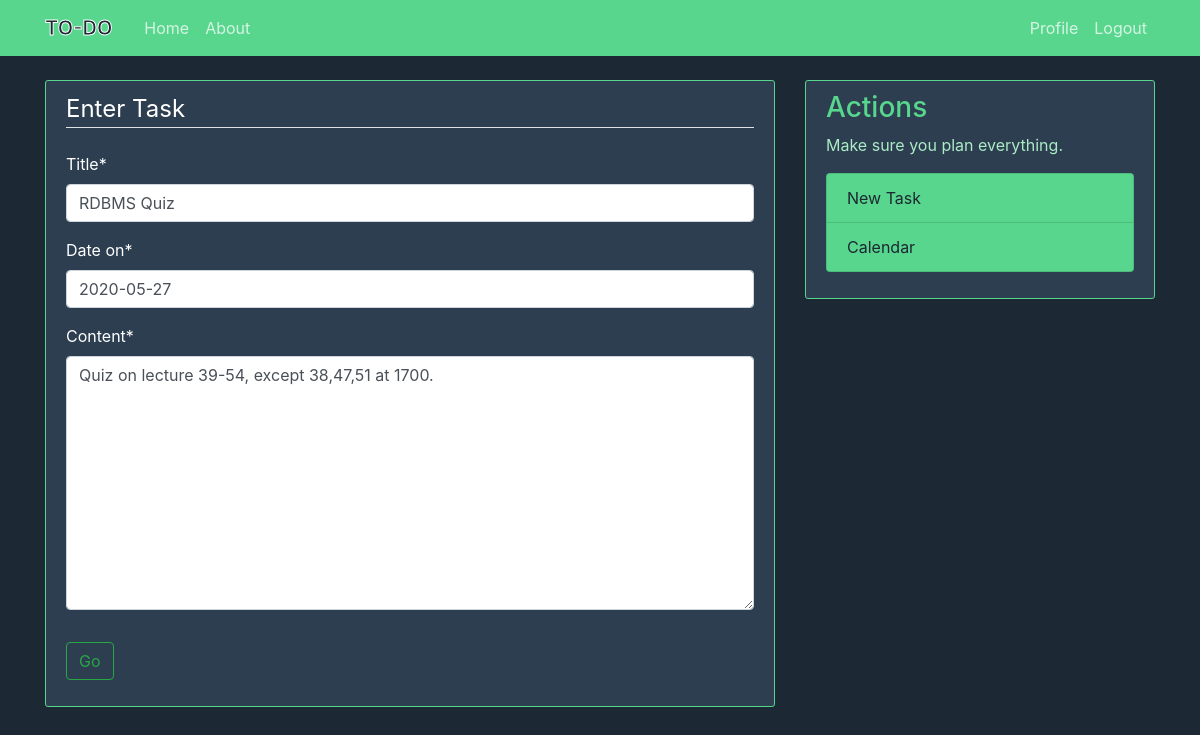
The app's page /post/5/update/ (signed in) with its own data.
### blog/models.py (models this page shows, shortened)
class Post(models.Model):
    title = models.CharField(max_length = 100)
    content = models.TextField()
    date_on = models.DateField(default = timezone.now ) #Function is passed on as def value
    author = models.ForeignKey(User, on_delete = models.CASCADE)

### blog/views.py (the view, shortened to what this page needs)
# urls.py: path('post/<int:pk>/update/', views.PostUpdateView.as_view(), name='post-update'),
class PostUpdateView(LoginRequiredMixin,UpdateView,UserPassesTestMixin):
    model = Post
    fields = ['title','date_on','content']

### blog/templates/blog/post_form.html (shortened to what this page needs)
{% extends 'blog/base.html' %}
{% load crispy_forms_tags%}
{%block content%}
    <div class="content-section">
      <form method="POST">
        <fieldset class = "form-group ">
          <legend class="border-bottom mb-4">Enter Task</legend>
          {{ form|crispy }}
        </fieldset>
        <div class="form-group">
          <button class="btn btn-outline-success" type="submit">Go</button>
        </div>
      </form>
    </div>
{%endblock content%}

### blog/static/blog/main.css (style rules this page uses)
body { background: #1c2833 ; color: #333333; margin-top: 5rem; }
.content-section { color:white; background: #2c3e50 ; padding: 10px 20px; border: 1px solid #58d68d; border-radius: 3px; margin-bottom: 20px; }

### records on screen
Post: title "RDBMS Quiz", date_on "2020-05-27", content "Quiz on lecture 39-54, except 38,47,51 at 1700."
